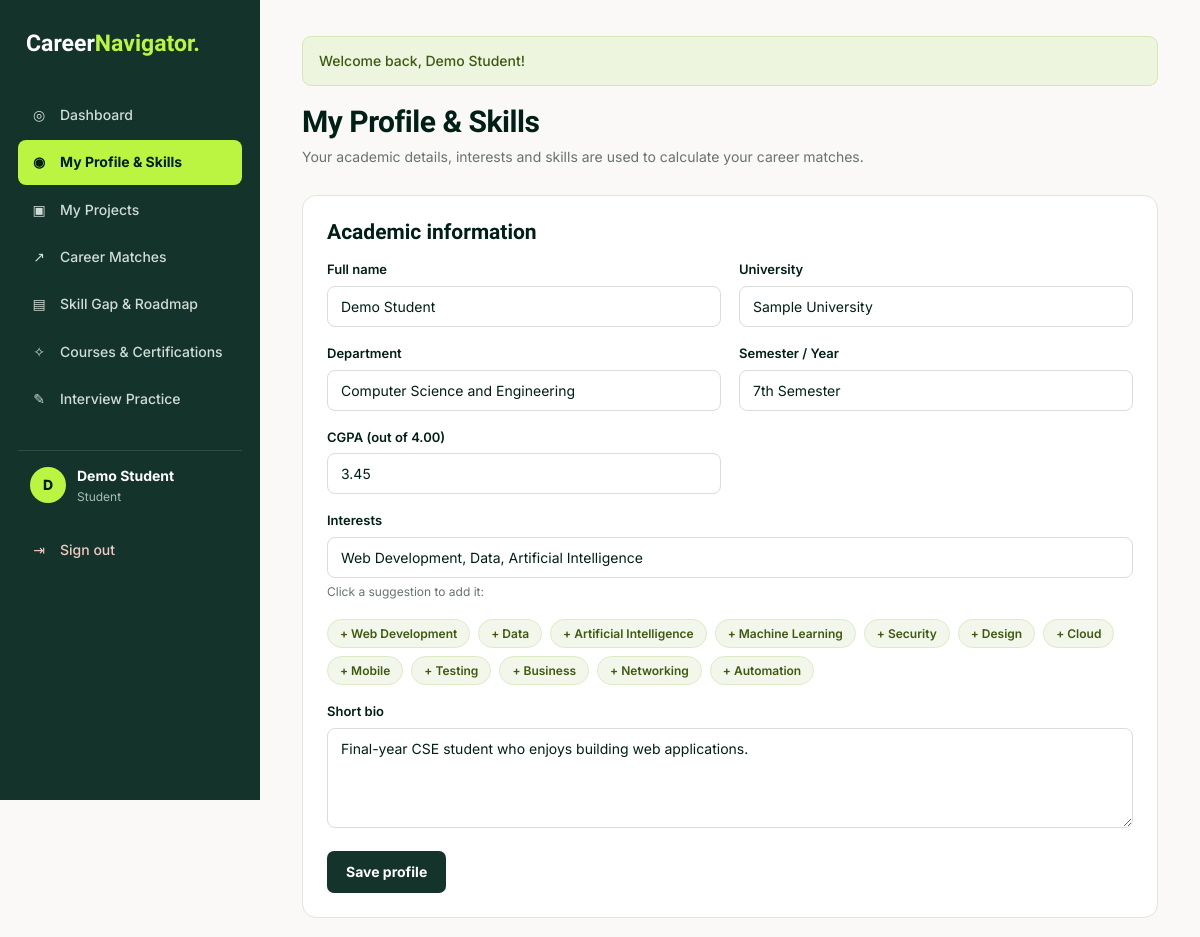
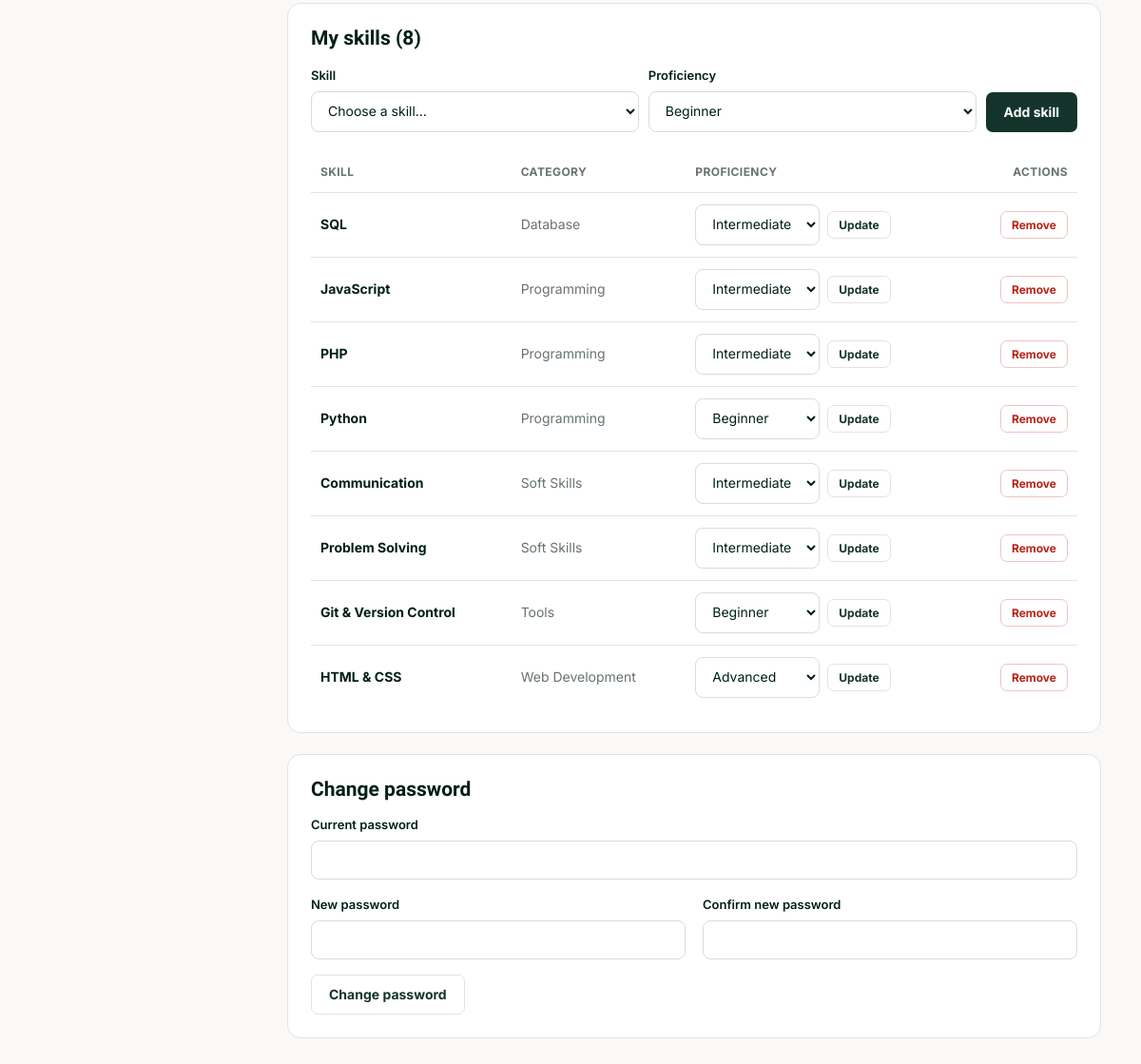
Screenshot of /profile.php (signed in) with the database file from the repository (2 pictures, top to bottom).
### tables this page shows
CREATE TABLE `users` (
  `id` int(11) NOT NULL AUTO_INCREMENT,
  `name` varchar(100) NOT NULL,
  `email` varchar(150) NOT NULL,
  `password` varchar(255) NOT NULL,
  `role` enum('student','advisor','admin') DEFAULT 'student',
  `created_at` timestamp NOT NULL DEFAULT current_timestamp(),
  `email_verified_at` datetime DEFAULT NULL,
  `verification_token_hash` char(64) DEFAULT NULL,
  `verification_expires_at` datetime DEFAULT NULL,
  `verification_sent_at` datetime DEFAULT NULL,
  PRIMARY KEY (`id`),
  UNIQUE KEY `email` (`email`),
  UNIQUE KEY `verification_token_hash` (`verification_token_hash`)
);

CREATE TABLE `student_profiles` (
  `id` int(11) NOT NULL AUTO_INCREMENT,
  `user_id` int(11) NOT NULL,
  `university` varchar(150) DEFAULT NULL,
  `department` varchar(100) DEFAULT NULL,
  `semester` varchar(50) DEFAULT NULL,
  `cgpa` decimal(3,2) DEFAULT NULL,
  `interests` text DEFAULT NULL,
  `bio` text DEFAULT NULL,
  PRIMARY KEY (`id`),
  UNIQUE KEY `user_id` (`user_id`),
  CONSTRAINT `student_profiles_ibfk_1` FOREIGN KEY (`user_id`) REFERENCES `users` (`id`) ON DELETE CASCADE
);

CREATE TABLE `student_skills` (
  `id` int(11) NOT NULL AUTO_INCREMENT,
  `user_id` int(11) NOT NULL,
  `skill_id` int(11) NOT NULL,
  `proficiency` enum('beginner','intermediate','advanced') DEFAULT 'beginner',
  PRIMARY KEY (`id`),
  UNIQUE KEY `unique_student_skill` (`user_id`,`skill_id`),
  KEY `skill_id` (`skill_id`),
  CONSTRAINT `student_skills_ibfk_1` FOREIGN KEY (`user_id`) REFERENCES `users` (`id`) ON DELETE CASCADE,
  CONSTRAINT `student_skills_ibfk_2` FOREIGN KEY (`skill_id`) REFERENCES `skills` (`id`) ON DELETE CASCADE
);

CREATE TABLE `skills` (
  `id` int(11) NOT NULL AUTO_INCREMENT,
  `name` varchar(100) NOT NULL,
  `category` varchar(100) DEFAULT NULL,
  PRIMARY KEY (`id`),
  UNIQUE KEY `name` (`name`)
);

### includes/functions.php (called while the page is built, shortened)
<?php
function e($value): string
{
    return htmlspecialchars((string) $value, ENT_QUOTES, 'UTF-8');
}
function url(string $path = ''): string
{
    return BASE_URL . ltrim($path, '/');
}
function current_user(): ?array
{
    return $_SESSION['user'] ?? null;
}
function current_user_id(): int
{
    return (int) ($_SESSION['user']['id'] ?? 0);
}
function refresh_current_user(PDO $pdo): void
{
    $stmt = $pdo->prepare("SELECT id, name, email, role FROM users WHERE id = ?");
    $stmt->execute([current_user_id()]);
}
function get_flashes(): array
{
    $messages = $_SESSION['flash'] ?? [];
    return $messages;
}

### includes/init.php (called while the page is built, shortened)
<?php
require_once __DIR__ . '/../config/db.php';
require_once __DIR__ . '/functions.php';
refresh_current_user($pdo);

### profile.php (the view, shortened to what this page needs)
<?php
require_once 'includes/init.php';
$userId = current_user_id();
$stmt = $pdo->prepare("SELECT * FROM student_profiles WHERE user_id = ?");
$stmt->execute([$userId]);
$profile = $stmt->fetch(PDO::FETCH_ASSOC) ?: [];
$stmt = $pdo->prepare(
    "SELECT ss.skill_id, ss.proficiency, s.name, s.category
     FROM student_skills ss JOIN skills s ON s.id = ss.skill_id
     WHERE ss.user_id = ? ORDER BY s.category, s.name"
);
$stmt->execute([$userId]);
$mySkills = $stmt->fetchAll(PDO::FETCH_ASSOC);
$mySkillIds = array_column($mySkills, 'skill_id');
$available = [];
foreach ($pdo->query("SELECT id, name, category FROM skills ORDER BY category, name") as $s) {
    if (!in_array($s['id'], $mySkillIds)) {
        $available[$s['category'] ?: 'Other'][] = $s;
    }
}
$suggestedInterests = ['Web Development', 'Data', 'Artificial Intelligence', 'Machine Learning', 'Security',
    'Design', 'Cloud', 'Mobile', 'Testing', 'Business', 'Networking', 'Automation'];
$activePage = 'profile';
require 'includes/header.php';
?>
<div class="page-header">
    <div>
        <h1>My Profile &amp; Skills</h1>
        <p>Your academic details, interests and skills are used to calculate your career matches.</p>
    </div>
</div>
<div class="card">
    <h2>Academic information</h2>
    <form method="POST">
        <div class="form-grid">
            <div class="form-group">
                <label for="name">Full name</label>
                <input type="text" id="name" name="name" maxlength="100" required
                       value="<?= e($_POST['name'] ?? current_user()['name']) ?>">
            </div>
            <div class="form-group">
                <label for="university">University</label>
                <input type="text" id="university" name="university" maxlength="150" value="<?= e($profile['university'] ?? '') ?>">
            </div>
            <div class="form-group">
                <label for="department">Department</label>
                <input type="text" id="department" name="department" maxlength="100" placeholder="e.g. Computer Science and Engineering"
                       value="<?= e($profile['department'] ?? '') ?>">
            </div>
            <div class="form-group">
                <label for="semester">Semester / Year</label>
                <input type="text" id="semester" name="semester" maxlength="50" placeholder="e.g. 6th Semester"
                       value="<?= e($profile['semester'] ?? '') ?>">
            </div>
            <div class="form-group">
                <label for="cgpa">CGPA (out of 4.00)</label>
                <input type="number" id="cgpa" name="cgpa" step="0.01" min="0" max="4" value="<?= e($profile['cgpa'] ?? '') ?>">
            </div>
            <div class="form-group full">
                <label for="interests">Interests</label>
                <input type="text" id="interests" name="interests" maxlength="1000" placeholder="Separate interests with commas"
                       value="<?= e($profile['interests'] ?? '') ?>">
                <div class="help">Click a suggestion to add it:</div>
                <div class="chips mt">
                    <?php foreach ($suggestedInterests as $interest): ?>
                        <button type="button" class="chip" data-interest="<?= e($interest) ?>">+ <?= e($interest) ?></button>
                    <?php endforeach; ?>
                </div>
            </div>
            <div class="form-group full">
                <label for="bio">Short bio</label>
                <textarea id="bio" name="bio" maxlength="2000" placeholder="Tell advisors a little about your goals"><?= e($profile['bio'] ?? '') ?></textarea>
            </div>
        </div>
        <button type="submit" class="btn btn-primary">Save profile</button>
    </form>
</div>
<div class="card" id="skills">
    <div class="card-header">
        <h2>My skills (<?= count($mySkills) ?>)</h2>
    </div>
    <?php if ($available): ?>
        <form method="POST" class="filters">
            <div class="form-group">
                <label for="skill_id">Skill</label>
                <select id="skill_id" name="skill_id" required>
                    <option value="">Choose a skill…</option>
                </select>
            </div>
            <div class="form-group">
                <label for="proficiency">Proficiency</label>
                <select id="proficiency" name="proficiency" required>
                    <option value="beginner">Beginner</option>
                </select>
            </div>
            <button type="submit" class="btn btn-primary">Add skill</button>
        </form>
    <?php endif; ?>
    <?php if (!$mySkills): ?>
        <div class="empty">You have not added any skills yet.</div>
    <?php else: ?>
        <div class="table-wrap">
            <table>
                <thead><tr><th>Skill</th><th>Category</th><th>Proficiency</th><th class="text-right">Actions</th></tr></thead>
                <tbody>
                <?php foreach ($mySkills as $s): ?>
                    <tr>
                        <td><strong><?= e($s['name']) ?></strong></td>
                        <td class="muted"><?= e($s['category']) ?></td>
                        <td>
                            <form method="POST" class="btn-group">
                                <select name="proficiency" style="width:auto">
                                    <?php foreach (LEVELS as $level => $n): ?>
                                        <option value="<?= $level ?>" <?= $s['proficiency'] === $level ? 'selected' : '' ?>><?= ucfirst($level) ?></option>
                                    <?php endforeach; ?>
                                </select>
                                <button type="submit" class="btn btn-secondary btn-sm">Update</button>
                            </form>
                        </td>
                        <td class="text-right">
                            <form method="POST" class="inline-form" data-confirm="Remove this skill?">
                                <button type="submit" class="btn btn-danger btn-sm">Remove</button>
                            </form>
                        </td>
                    </tr>
                <?php endforeach; ?>
                </tbody>
            </table>
        </div>
    <?php endif; ?>
</div>
<div class="card">
    <h2>Change password</h2>
    <form method="POST" data-password-match>
        <div class="form-grid">
            <div class="form-group full">
                <label for="current_password">Current password</label>
                <input type="password" id="current_password" name="current_password" required>
            </div>
            <div class="form-group">
                <label for="new_password">New password</label>
                <input type="password" id="new_password" name="new_password" minlength="<?= MIN_PASSWORD_LENGTH ?>" required>
            </div>
            <div class="form-group">
                <label for="confirm_password">Confirm new password</label>
                <input type="password" id="confirm_password" name="confirm_password" minlength="<?= MIN_PASSWORD_LENGTH ?>" required>
            </div>
        </div>
        <button type="submit" class="btn btn-secondary">Change password</button>
    </form>
</div>
<?php require 'includes/footer.php'; ?>

### includes/header.php (shortened to what this page needs)
<?php
$user = current_user();
$activePage = $activePage ?? '';
$menus = [
    'student' => [
        'dashboard'       => ['dashboard.php', 'Dashboard', '◎'],
        'profile'         => ['profile.php', 'My Profile & Skills', '◉'],
        'projects'        => ['projects.php', 'My Projects', '▣'],
        'recommendations' => ['recommendations.php', 'Career Matches', '↗'],
        'roadmap'         => ['roadmap.php', 'Skill Gap & Roadmap', '▤'],
        'courses'         => ['courses.php', 'Courses & Certifications', '✧'],
        'interview'       => ['interview.php', 'Interview Practice', '✎'],
    ],
    'advisor' => [
        'advisor'   => ['advisor/index.php', 'My Students', '◎'],
        'courses'   => ['courses.php', 'Courses', '✧'],
        'interview' => ['interview.php', 'Question Bank', '✎'],
    ],
    'admin' => [
        'admin'      => ['admin/index.php', 'Admin Dashboard', '◎'],
        'users'      => ['admin/users.php', 'Users', '◉'],
        'careers'    => ['admin/careers.php', 'Careers', '↗'],
        'skills'     => ['admin/skills.php', 'Skills', '▣'],
        'courses'    => ['admin/courses.php', 'Courses', '✧'],
        'questions'  => ['admin/questions.php', 'Interview Questions', '✎'],
        'advisor'    => ['advisor/index.php', 'Student Overview', '▤'],
    ],
];
$menu = $user ? ($menus[$user['role']] ?? []) : [];
?>
<!DOCTYPE html>
<html lang="en">
<head>
    <link rel="stylesheet" href="<?= e(url('assets/css/style.css')) ?>">
</head>
<body>
<div class="app">
    <aside class="sidebar" id="sidebar">
        <div class="sidebar-top">
            <a href="<?= e(url('index.php')) ?>" class="logo logo-light">Career<span>Navigator.</span></a>
        </div>
        <nav class="side-nav" id="side-nav">
            <?php foreach ($menu as $key => [$link, $label, $icon]): ?>
                <a href="<?= e(url($link)) ?>" class="<?= $key === $activePage ? 'active' : '' ?>">
                    <span class="nav-icon"><?= $icon ?></span><?= e($label) ?>
                </a>
            <?php endforeach; ?>
            <?php if ($user): ?>
                <div class="side-user">
                    <div class="avatar"><?= e(strtoupper(mb_substr($user['name'], 0, 1))) ?></div>
                    <div>
                        <strong><?= e($user['name']) ?></strong>
                        <small><?= e(ucfirst($user['role'])) ?></small>
                    </div>
                </div>
                <a href="<?= e(url('logout.php')) ?>" class="logout-link"><span class="nav-icon">⇥</span>Sign out</a>
            <?php endif; ?>
        </nav>
    </aside>
    <main class="main">
        <?php foreach (get_flashes() as $f): ?>
            <div class="alert alert-<?= e($f['type']) ?>"><?= e($f['message']) ?></div>
        <?php endforeach; ?>

### rows the page displays
users: name "D", name "Demo Student", role "Student"
student_profiles: university "Sample University", department "Computer Science and Engineering", semester "7th Semester", cgpa "3.45", interests "Web Development, Data, Artificial Intelligence", bio "Final-year CSE student who enjoys building web applications."
student_skills: skill.name "SQL", skill.category "Database", proficiency "Intermediate"
student_skills: skill.name "JavaScript", skill.category "Programming", proficiency "Intermediate"
student_skills: skill.name "PHP", skill.category "Programming", proficiency "Intermediate"
student_skills: skill.name "Python", skill.category "Programming", proficiency "Beginner"
student_skills: skill.name "Communication", skill.category "Soft Skills", proficiency "Intermediate"
student_skills: skill.name "Problem Solving", skill.category "Soft Skills", proficiency "Intermediate"
student_skills: skill.name "Git & Version Control", skill.category "Tools", proficiency "Beginner"
student_skills: skill.name "HTML & CSS", skill.category "Web Development", proficiency "Advanced"

### other values shown
$icon "◎"
$label "Dashboard"
$icon "◉"
$label "My Profile & Skills"
$icon "▣"
$label "My Projects"
$icon "↗"
$label "Career Matches"
$icon "▤"
$label "Skill Gap & Roadmap"
$icon "✧"
$label "Courses & Certifications"
$icon "✎"
$label "Interview Practice"
$f['message'] "Welcome back, Demo Student!"
